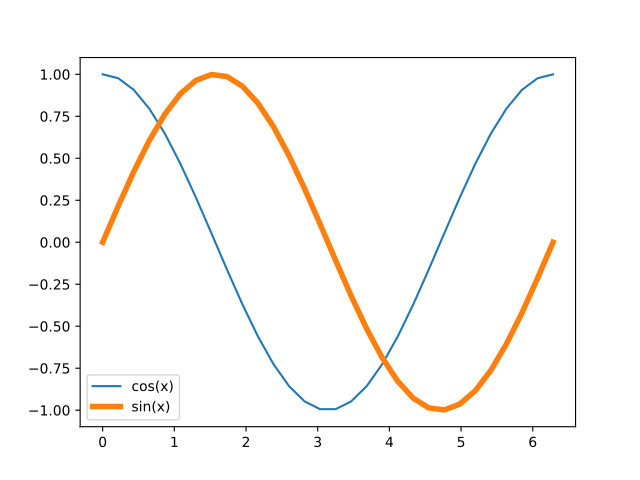

Reproduce this figure in Python.
import numpy as np
import matplotlib.pyplot as plt

x = np.linspace(0, 2*np.pi, 30)
y1 = np.cos(x)
y2 = np.sin(x)
plt.plot(x, y1, label="cos(x)")
plt.plot(x, y2, label="sin(x)", linewidth=4)
plt.legend()

plt.show()
